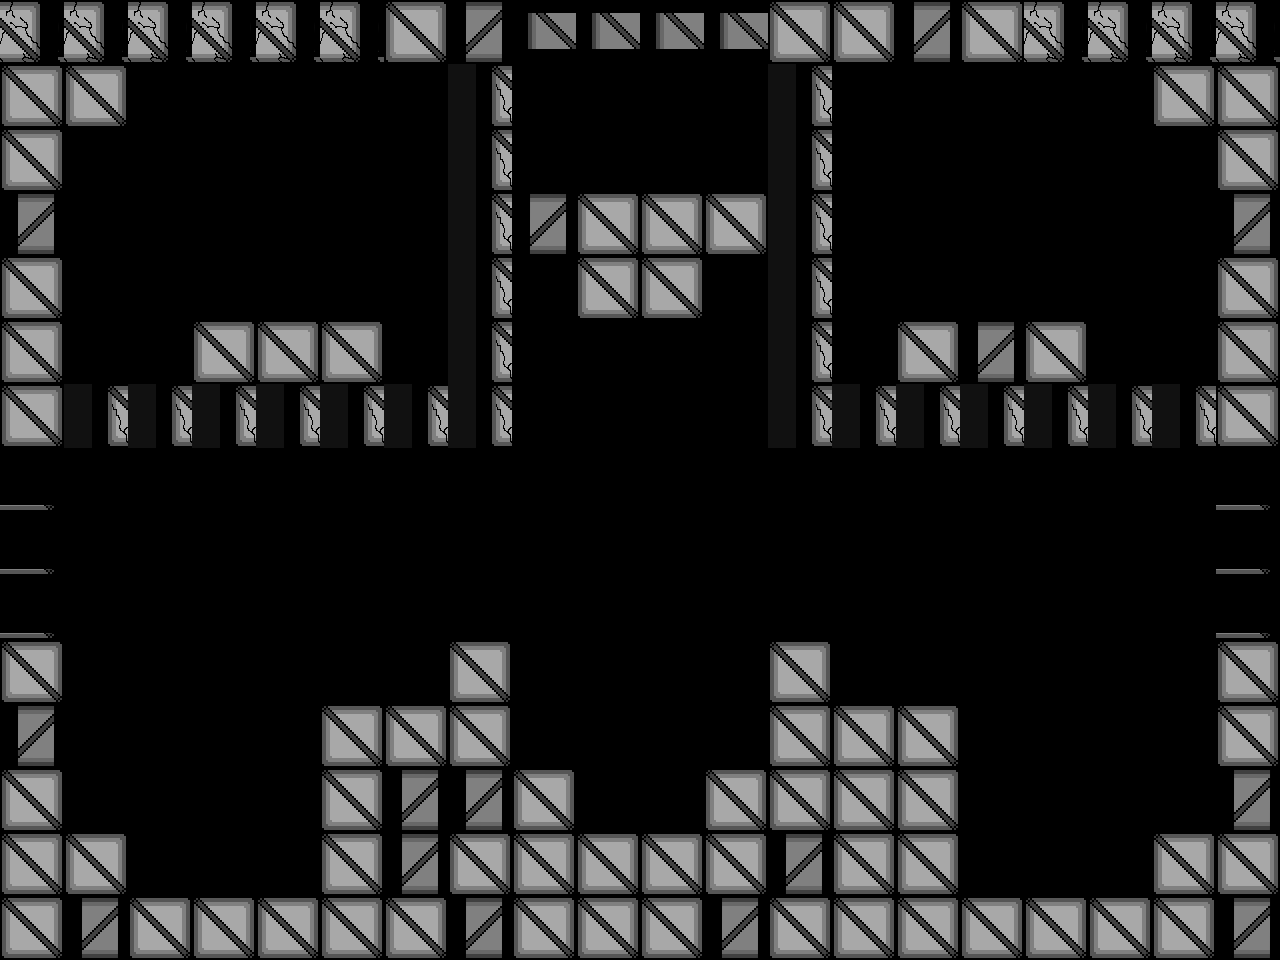

Tiled map render using the project's own tile images. Description and the map definition, with tile-layer contents summarised, below:
An orthogonal 20x15 tile map with 64x64 px tiles, 1 tile layer (Tile Layer 2) and 5 objects (2x Assassin, ScrollingBackground, Player, Newborn).

<map version="1.0" tiledversion="1.1.1" orientation="orthogonal" renderorder="right-down" width="20" height="15" tilewidth="64" tileheight="64" infinite="0" nextobjectid="98">
 <properties>
  <property name="assassin" value="assets/assasin_rightLeftSpritesheet.png" />
  <property name="backgroundEasy" value="assets/backgroundEasy.png" />
  <property name="backgroundHard" value="assets/backgroundHard.png" />
  <property name="backgroundMedium" value="assets/backgroundMedium.png" />
  <property name="boss" value="assets/boss.png" />
  <property name="bossexplosion" value="assets/bossexplosion.png" />
  <property name="damageUp" value="assets/metalBoxCoin.png" />
  <property name="explosion" value="assets/explosion.png" />
  <property name="firingRateUp" value="assets/metalBoxCoin.png" />
  <property name="healthUp" value="assets/metalBoxHeart.png" />
  <property name="largeexplosion" value="assets/largeexplosion.png" />
  <property name="loading" value="assets/loading.png" />
  <property name="moveSpeedUp" value="assets/metalBoxCoin.png" />
  <property name="newborn" value="assets/newborn_spritesheet(h54_w62).png" />
  <property name="player" value="assets/playerSpriteSheetTemp.png" />
  <property name="reward" value="assets/reward1.png" />
  <property name="smallexplosion" value="assets/smallexplosion.png" />
  <property name="uno" value="assets/uno_Static.png" />
 </properties>
 <tileset firstgid="1" name="blocks1" tilewidth="64" tileheight="64" tilecount="14" columns="14">
  <image source="blocks1.png" width="900" height="64" />
 </tileset>
 <objectgroup color="#00ff00" name="Object Layer 1">
  <object id="59" name="Background" type="ScrollingBackground" x="0" y="0" width="64" height="64">
   <properties>
    <property name="numFrames" value="1" />
    <property name="textureHeight" value="960" />
    <property name="textureID" value="backgroundEasy" />
    <property name="textureWidth" value="1280" />
   </properties>
  </object>
  <object id="55" name="Player1" type="Player" x="623.151" y="735.368" width="34" height="64">
   <properties>
    <property name="numFrames" value="6" />
    <property name="textureHeight" value="60" />
    <property name="textureID" value="player" />
    <property name="textureWidth" value="34" />
   </properties>
  </object>
  <object id="89" name="Assassin1" type="Assassin" x="264.742" y="188.803" width="99" height="99">
   <properties>
    <property name="numFrames" value="4" />
    <property name="textureHeight" value="100" />
    <property name="textureID" value="assassin" />
    <property name="textureWidth" value="100" />
   </properties>
  </object>
  <object id="95" name="Newborn1" type="Newborn" x="212.394" y="825.485" width="62" height="54">
   <properties>
    <property name="numFrames" value="2" />
    <property name="textureHeight" value="54" />
    <property name="textureID" value="newborn" />
    <property name="textureWidth" value="62" />
   </properties>
  </object>
  <object id="97" name="Assassin1" type="Assassin" x="945.167" y="198.5" width="99" height="99">
   <properties>
    <property name="numFrames" value="4" />
    <property name="textureHeight" value="100" />
    <property name="textureID" value="assassin" />
    <property name="textureWidth" value="100" />
   </properties>
  </object>
 </objectgroup>
 <layer name="Tile Layer 2" width="20" height="15">
  <properties>
   <property name="collidable" value="" />
  </properties>
  <data>[300 cells, 132 non-empty, 6 distinct tile ids]</data>
 </layer>
</map>
